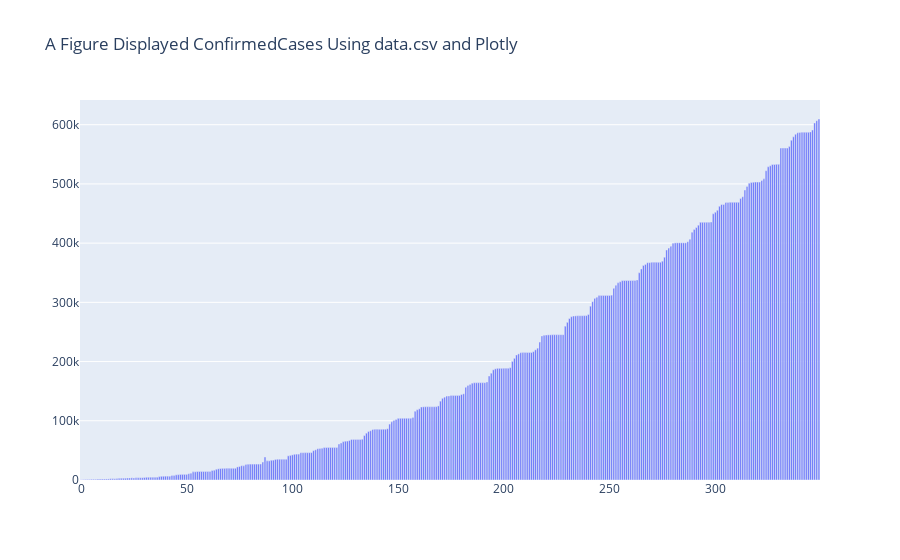

Write notebook code for a chart like this one.
### Markdown cell above
<a id="plotly"></a>
<b><a href="#home">HOME</a></b>

### Code cell
import plotly.graph_objects as go
from plotly.offline import plot, iplot
import plotly.graph_objs as go
import plotly.offline
plotly.offline.init_notebook_mode(connected=True) 
fig = go.Figure(
    data=[go.Bar(y=x)],
    layout_title_text="A Figure Displayed ConfirmedCases Using data.csv and Plotly"
)
fig.show()

### Figure 1 — Plotly figure (JSON) as saved in the notebook; plotly's stock layout.template omitted (floating-point values rounded to 4 significant figures; data arrays with more than 128 entries replaced by an {"elided": "..."} marker saying what was removed)
{"data": [{"type": "bar", "y": {"elided": "350 int values"}}], "layout": {"title": {"text": "A Figure Displayed ConfirmedCases Using data.csv and Plotly"}}}
